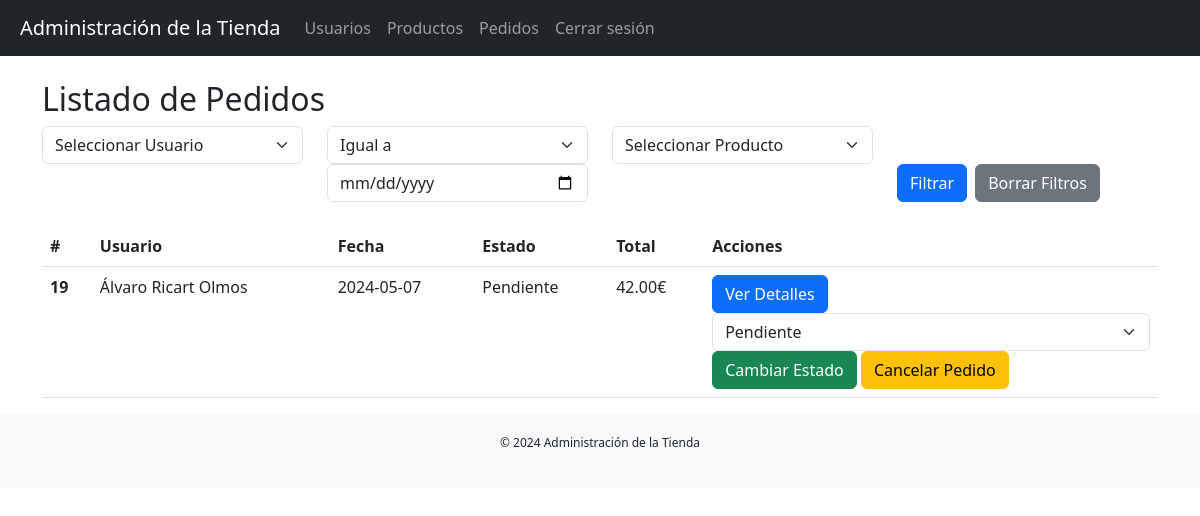
/admin/proyecto3/admin/pedidos.php (signed in), run on the app's committed database.
### tables this page shows
CREATE TABLE `pedidos` (
  `codigo` int(11) NOT NULL AUTO_INCREMENT,
  `persona` int(11) NOT NULL,
  `fecha` date DEFAULT NULL,
  `importe` decimal(8,2) DEFAULT NULL,
  `estado` int(11) DEFAULT NULL,
  `Direccion` varchar(128) NOT NULL,
  PRIMARY KEY (`codigo`),
  KEY `pedidopor` (`persona`),
  KEY `enestado` (`estado`),
  CONSTRAINT `enestado` FOREIGN KEY (`estado`) REFERENCES `estados` (`codigo`),
  CONSTRAINT `pedidopor` FOREIGN KEY (`persona`) REFERENCES `usuarios` (`codigo`)
);

CREATE TABLE `usuarios` (
  `codigo` int(11) NOT NULL AUTO_INCREMENT,
  `activo` int(11) DEFAULT NULL,
  `admin` int(11) DEFAULT NULL,
  `usuario` varchar(32) DEFAULT NULL,
  `clave` varchar(32) DEFAULT NULL,
  `nombre` varchar(64) DEFAULT NULL,
  `apellidos` varchar(128) DEFAULT NULL,
  `domicilio` varchar(128) DEFAULT NULL,
  `poblacion` varchar(64) DEFAULT NULL,
  `provincia` varchar(32) DEFAULT NULL,
  `cp` char(5) DEFAULT NULL,
  `telefono` char(9) DEFAULT NULL,
  `tarjeta` char(16) DEFAULT NULL,
  PRIMARY KEY (`codigo`),
  UNIQUE KEY `usuario` (`usuario`)
);

CREATE TABLE `estados` (
  `codigo` int(11) NOT NULL AUTO_INCREMENT,
  `descripcion` varchar(16) DEFAULT NULL,
  PRIMARY KEY (`codigo`)
);

### admin/proyecto3/includes/db.php (called while the page is built, shortened)
<?php
function conectar() {
   $servername = "localhost";
   $username = "root";
   $password = "250799";
   $dbname = "daw";
   $conn = mysqli_connect($servername, $username, $password, $dbname);
   return $conn;
}
function obtenerPedidos($sql) {
    $conn = conectar();
    $result = mysqli_query($conn, $sql);
    $pedidos = array();
    if (mysqli_num_rows($result) > 0) {
        while($row = mysqli_fetch_assoc($result)) {
            $pedidos[] = $row;
        }
    }
    return $pedidos;
}
?>

### admin/proyecto3/admin/pedidos.php (the view, shortened to what this page needs)
<?php
require_once '../includes/db.php';
$filter_fecha = isset($_GET['fecha']) ? $_GET['fecha'] : '';
$filter_fecha_opcion = isset($_GET['fecha_opcion']) ? $_GET['fecha_opcion'] : '=';
$sql = "SELECT pedidos.codigo, usuarios.nombre, usuarios.apellidos, pedidos.fecha, pedidos.importe, estados.descripcion AS estado
        FROM pedidos
        JOIN usuarios ON pedidos.persona = usuarios.codigo
        JOIN estados ON pedidos.estado = estados.codigo
        WHERE 1=1";
$result = obtenerPedidos($sql);
?>
<!DOCTYPE html>
<html lang="es">
<head>
    <link rel="stylesheet" href="../estilo/styles.css">
    <link href="https://cdn.jsdelivr.net/npm/bootstrap@5.3.0-alpha1/dist/css/bootstrap.min.css" rel="stylesheet">
</head>
<body>
    <?php include '../includes/header.php'; ?>
    <div class="container mt-4">
        <h2>Listado de Pedidos</h2>
        <form method="GET" action="pedidos.php" class="mb-4">
            <div class="row">
                <div class="col-md-3">
                    <select name="usuario" class="form-select">
                        <option value="">Seleccionar Usuario</option>
                    </select>
                </div>
                <div class="col-md-3">
                    <select name="fecha_opcion" class="form-select">
                        <option value="=" <?php echo ($filter_fecha_opcion == '=') ? 'selected' : ''; ?>>Igual a</option>
                    </select>
                    <input type="date" name="fecha" class="form-control" value="<?php echo $filter_fecha; ?>">
                </div>
                <div class="col-md-3">
                    <select name="producto" class="form-select">
                        <option value="">Seleccionar Producto</option>
                    </select>
                </div>
                <div class="col-md-3 d-flex align-items-end">
                    <button type="submit" class="btn btn-primary me-2">Filtrar</button>
                    <a href="pedidos.php" class="btn btn-secondary">Borrar Filtros</a>
                </div>
            </div>
        </form>
        <table class="table">
            <thead>
                <tr>
                    <th scope="col">#</th>
                    <th scope="col">Usuario</th>
                    <th scope="col">Fecha</th>
                    <th scope="col">Estado</th>
                    <th scope="col">Total</th>
                    <th scope="col">Acciones</th>
                </tr>
            </thead>
            <tbody>
                <?php foreach ($result as $row) { ?>
                <tr>
                    <th scope="row"><?php echo $row['codigo']; ?></th>
                    <td><?php echo $row['nombre'] . ' ' . $row['apellidos']; ?></td>
                    <td><?php echo $row['fecha']; ?></td>
                    <td><?php echo $row['estado']; ?></td>
                    <td><?php echo $row['importe']; ?>€</td>
                    <td>
                        <a href="detalles_pedido.php?pedido_id=<?php echo $row['codigo']; ?>" class="btn btn-primary">Ver Detalles</a>
                        <?php if ($row['estado'] != 'Cancelado') { ?>
                        <form action="cambiar_estado.php" method="post" style="display: inline;">
                            <select name="nuevo_estado" class="form-select">
                                <option value="Pendiente">Pendiente</option>
                            </select>
                            <button type="submit" class="btn btn-success">Cambiar Estado</button>
                        </form>
                        <?php } ?>
                        <?php if ($row['estado'] != 'Cancelado') { ?>
                            <form action="cancelar_pedido.php" method="post" style="display: inline;">
                                <button type="submit" class="btn btn-warning">Cancelar Pedido</button>
                            </form>
                        <?php } ?>
                    </td>
                </tr>
                <?php } ?>
            </tbody>
        </table>
    </div>
    <?php include '../includes/footer.php'; ?>
</body>
</html>

### admin/proyecto3/estilo/styles.css (style rules this page uses)
body { font-family: Arial, sans-serif; }
.container { margin-top: 40px; }

### data on the page
pedidos: codigo "19", persona.nombre "Álvaro", persona.apellidos "Ricart Olmos", fecha "2024-05-07", estado.descripcion "Pendiente", importe "42.00"
